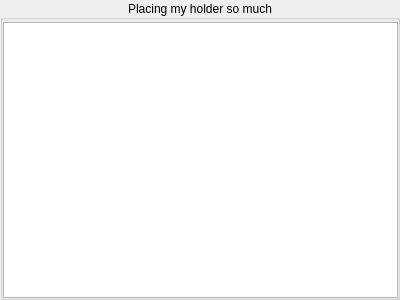
<?xml version="1.0" encoding="UTF-8"?>
<ui version="4.0">
 <class>DownloadListSection</class>
 <widget class="QGroupBox" name="DownloadListSection">
  <property name="geometry">
   <rect>
    <x>0</x>
    <y>0</y>
    <width>400</width>
    <height>300</height>
   </rect>
  </property>
  <property name="windowTitle">
   <string>GroupBox</string>
  </property>
  <property name="title">
   <string>Placing my holder so much</string>
  </property>
  <property name="alignment">
   <set>Qt::AlignmentFlag::AlignCenter</set>
  </property>
  <widget class="DownloadList" name="list">
   <property name="geometry">
    <rect>
     <x>3</x>
     <y>22</y>
     <width>395</width>
     <height>276</height>
    </rect>
   </property>
   <property name="sizePolicy">
    <sizepolicy hsizetype="Fixed" vsizetype="Fixed">
     <horstretch>0</horstretch>
     <verstretch>0</verstretch>
    </sizepolicy>
   </property>
   <property name="editTriggers">
    <set>QAbstractItemView::EditTrigger::NoEditTriggers</set>
   </property>
   <property name="showDropIndicator" stdset="0">
    <bool>false</bool>
   </property>
   <property name="alternatingRowColors">
    <bool>true</bool>
   </property>
   <property name="selectionMode">
    <enum>QAbstractItemView::SelectionMode::MultiSelection</enum>
   </property>
   <property name="uniformItemSizes">
    <bool>false</bool>
   </property>
  </widget>
 </widget>
 <customwidgets>
  <customwidget>
   <class>DownloadList</class>
   <extends>QListView</extends>
   <header>DownloadWidgets</header>
  </customwidget>
 </customwidgets>
 <resources/>
 <connections/>
</ui>
